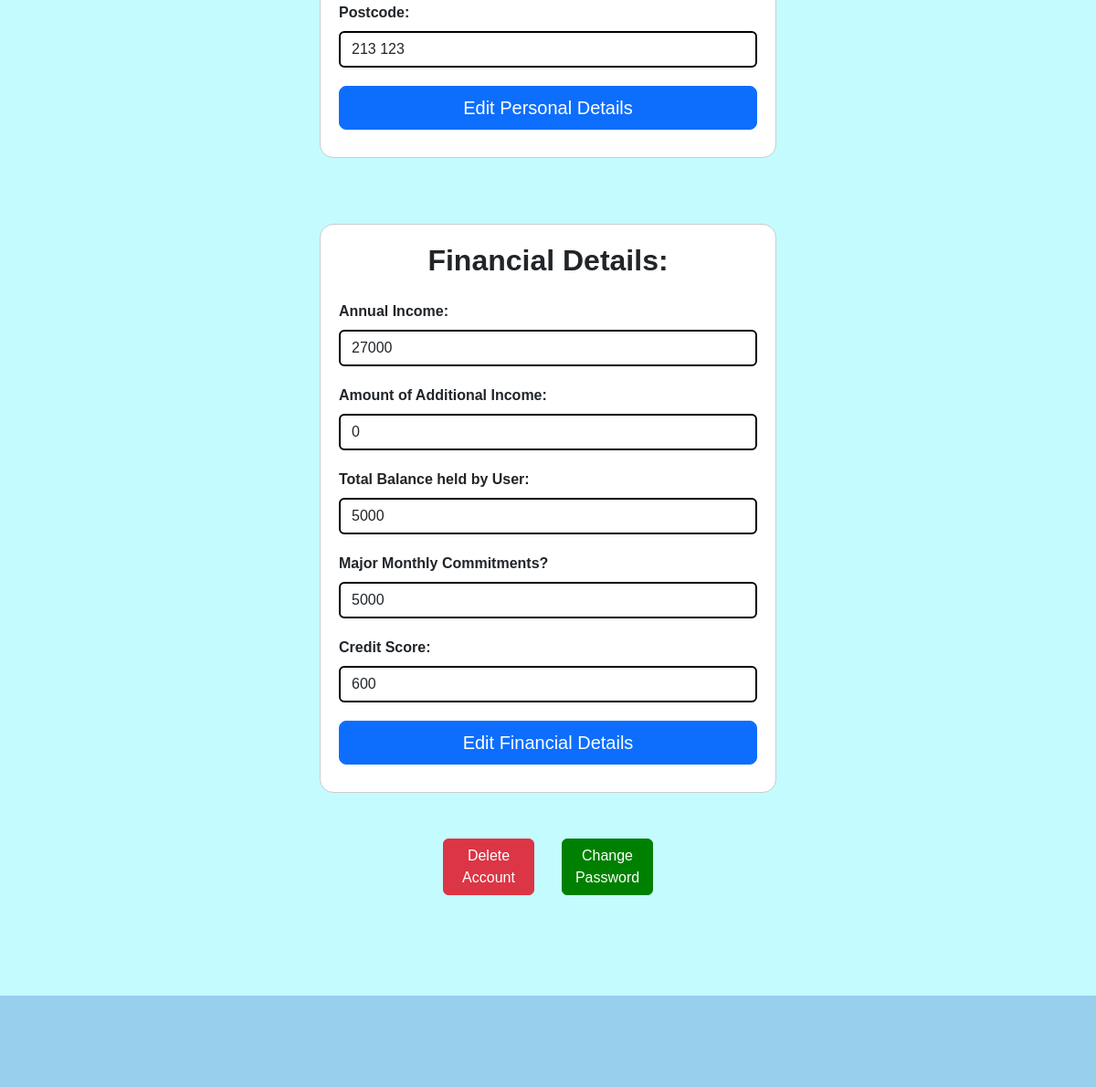
/MemberAccountDetails.php (signed in, lower part), run on an earlier commit of the app's database.
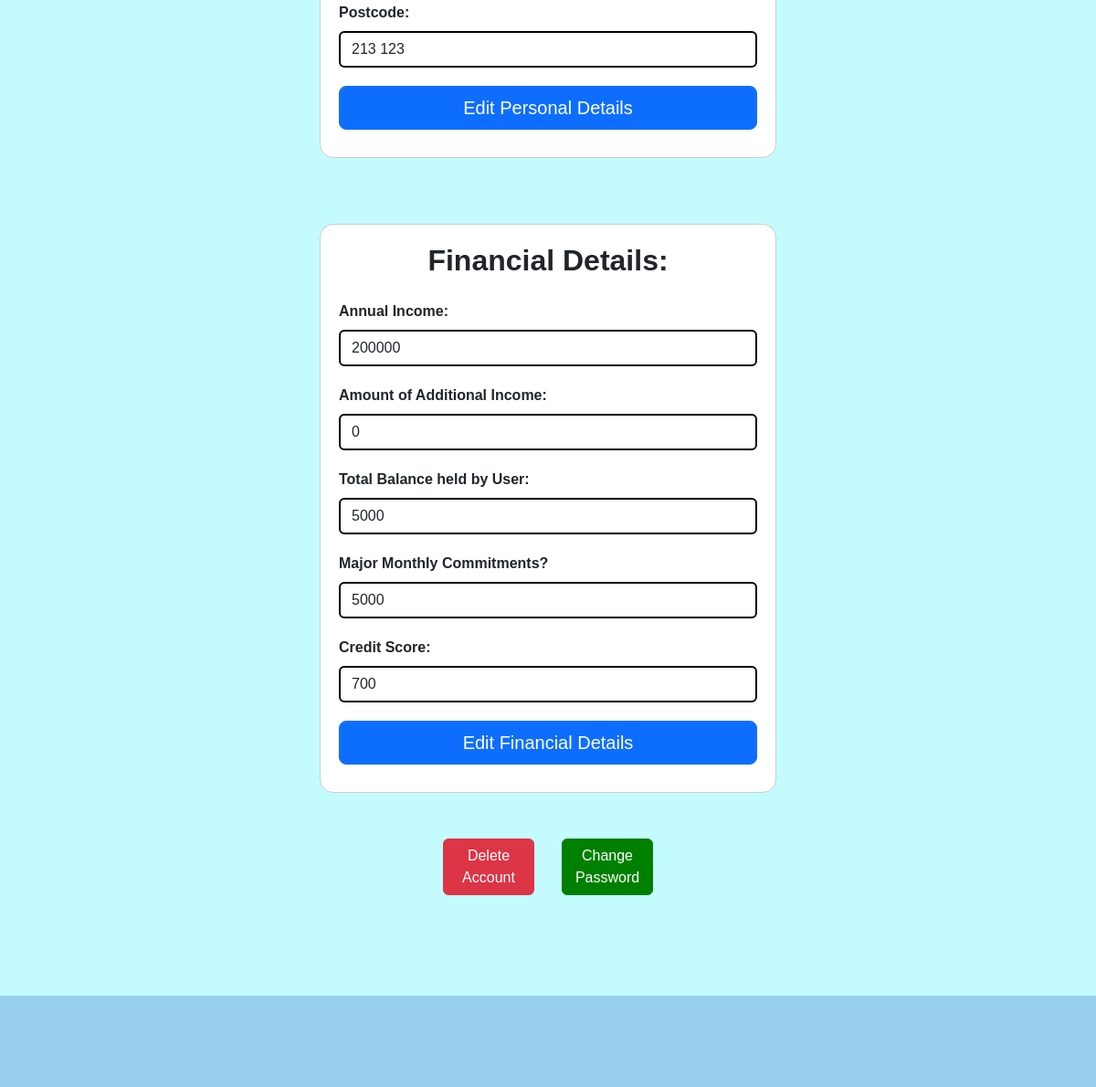
And on a later commit of the database.
### tables this page shows
CREATE TABLE "financialdetails" (
	"financial_ID"	INTEGER,
	"RegisteredUser_ID"	INTEGER NOT NULL,
	"annual_income"	INTEGER NOT NULL,
	"additional_income_amount"	INTEGER NOT NULL,
	"total_balance"	INTEGER NOT NULL,
	"other_commitments"	TEXT NOT NULL,
	"monthly_spending_amounts"	INTEGER NOT NULL,
	"credit_score"	TEXT NOT NULL,
	"mortgage_reason"	TEXT NOT NULL,
	"estimated_property_value"	INTEGER NOT NULL,
	"borrow_amount"	INTEGER NOT NULL,
	"mortgage_term"	INTEGER NOT NULL,
	"user_ltv"	INTEGER,
	FOREIGN KEY("RegisteredUser_ID") REFERENCES "RegisteredUser"("RegisteredUser_ID"),
	PRIMARY KEY("financial_ID" AUTOINCREMENT)
);

### MemberAccountDetails.php (the view, shortened to what this page needs)
<?php
include 'connection.php';
$RegisteredUser_ID = $_SESSION['RegisteredUser_ID'];
$sqlPersonal = "SELECT first_name, last_name, email, phone_number, country, county, city, postcode FROM RegisteredUser WHERE RegisteredUser_ID=:RegisteredUser_ID";
$sqlFinancial = "SELECT annual_income, additional_income_amount, total_balance, other_commitments, credit_score FROM financialdetails WHERE RegisteredUser_ID=:RegisteredUser_ID";
$stmtPersonal = $db->prepare($sqlPersonal);
$stmtPersonal->bindParam(':RegisteredUser_ID', $RegisteredUser_ID, PDO::PARAM_INT);
$stmtPersonal->execute();
$personalDetails = $stmtPersonal->fetch(PDO::FETCH_ASSOC);
$stmtFinancial = $db->prepare($sqlFinancial);
$stmtFinancial->bindParam(':RegisteredUser_ID', $RegisteredUser_ID, PDO::PARAM_INT);
$stmtFinancial->execute();
$financialDetails = $stmtFinancial->fetch(PDO::FETCH_ASSOC);
?>
<!DOCTYPE html>
<html lang="en">
<head>
  <link href="https://cdn.jsdelivr.net/npm/bootstrap@5.3.0-alpha1/dist/css/bootstrap.min.css" rel="stylesheet">
  <link href="style.css" rel="stylesheet">
</head>
<body>
  <main>
    <div class="reg">
      <form action="MemberAccountDetails.php" method="post">
        <div class="form-group">
          <label for="postcode" class="form-label">Postcode:</label>
          <input type="text" class="form-control" id="postcode" name="postcode" value="<?php echo $personalDetails['postcode']; ?>" required>
        </div>
        <button type="button" id="editPersonalBtn" class="btn btn-primary btn-lg btn-block" style="width: 100%;">Edit Personal Details</button>
      </form>
    </div>
    <br><br><br>
    <div class="reg">
      <h2 class="mb-4"><b>Financial Details:</b></h2>
      <form action="MemberAccountDetails.php" method="post">
        <div class="form-group">
          <label for="annual_income" class="form-label">Annual Income:</label>
          <input type="text" class="form-control" id="annual_income" name="annual_income" value="<?php echo $financialDetails['annual_income']; ?>" required>
        </div>
        <div class="form-group">
          <label for="additional_income" class="form-label">Amount of Additional Income:</label>
          <input type="text" class="form-control" id="additional_income" name="additional_income" value="<?php echo $financialDetails['additional_income_amount']; ?>" required>
        </div>
        <div class="form-group">
          <label for="total_balance" class="form-label">Total Balance held by User:</label>
          <input type="text" class="form-control" id="total_balance" name="total_balance" value="<?php echo $financialDetails['total_balance']; ?>" required>
        </div>
        <div class="form-group">
          <label for="major_monthly_commitments_bool" class="form-label">Major Monthly Commitments?</label>
          <input type="text" class="form-control" id="major_monthly_commitments_bool" name="major_monthly_commitments_bool" value="<?php echo $financialDetails['other_commitments']; ?>" required>
        </div>
        <div class="form-group">
          <label for="credit_score" class="form-label">Credit Score:</label>
          <input type="text" class="form-control" id="credit_score" name="credit_score" value="<?php echo $financialDetails['credit_score']; ?>" required>
        </div>
        <button type="button" id="editFinancialBtn" class="btn btn-primary btn-lg btn-block" style="width: 100%;">Edit Financial Details</button>
      </form>
    </div>
    </main>
<div class="delete">
  <div> <button class="btn btn-delete-user" id="delete-userBtn">Delete Account</button></div>
  <div><button class="btn btn-changePassword-user" onclick="passwordSubmitBtnClick()" id="changePassword-userBtn">Change Password</button></div>
</div>
<footer>
</footer>
</body>
</html>

What changed in the data, as far as the page shows it:
changed financialdetails: annual_income "27000" → "200000"; credit_score "600" → "700"
